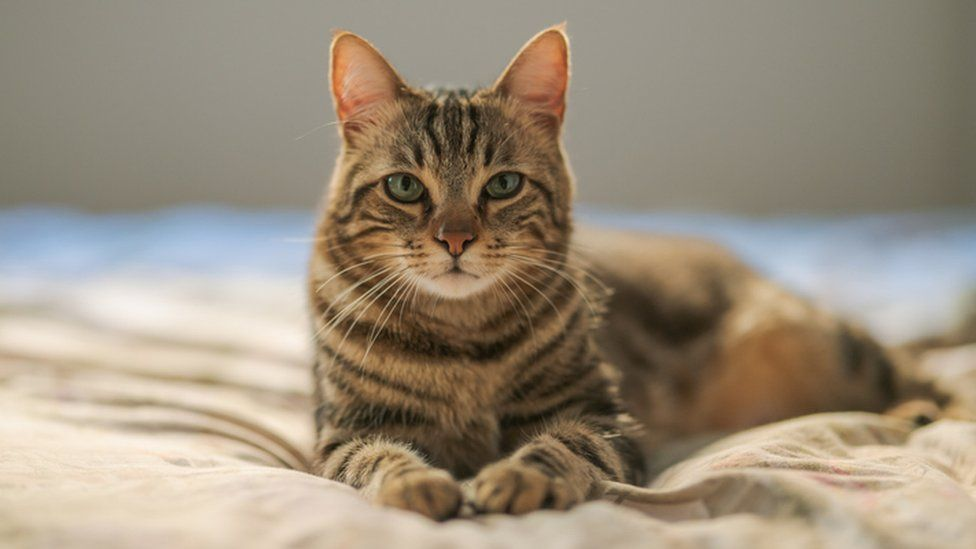
#> input picture data/images/cat.png, 976 x 549 px, found by its file name
$ jupyter execute 1_css_tutorial_intro.ipynb
#> lines starting #> are read from the running program, lines starting #| are printed output that depends on the picture; after the words box and inside, x2 and y2 are one past the last pixel; in counts of white or black regions, pixels touching at a corner belong together
This tutorial covers some introductory material on handling images in Python.

[cell 1]
import cv2
import matplotlib.pyplot as plt
import requests
import numpy as np

We are the using the opencv-python (stands for open-source computer vision) library, imported as `cv2`. It is one of the most popular computer vision libraries in Python, if not the most popular one.

We will first load an image into Python:

[cell 2]
# Get the image from the URL
url = "https://raw.githubusercontent.com/philinew/css_images_audio/main/data/images/cat.png"
resp = requests.get(url, stream=True).raw

# Convert the data to a numpy array and read it into an OpenCV image
image_arr = np.asarray(bytearray(resp.read()), dtype="uint8")
cat_image = cv2.imdecode(image_arr, cv2.IMREAD_COLOR)
#> cat_image is the input picture: shape (549, 976, 3); mean B, G, R 124.7, 142.7, 155.4

[cell 3]
# Show the image in grayscale
# We convert the image to grayscale using cv2.cvtColor
grey_image = cv2.cvtColor(cat_image, cv2.COLOR_BGR2GRAY)
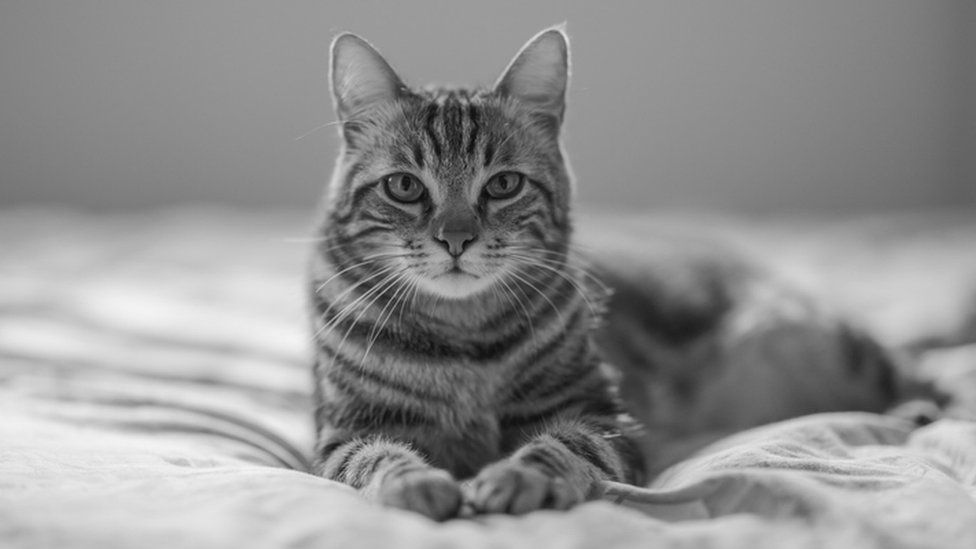
#> grey_image: shape (549, 976); min 3, max 244, mean 144.4

# Display the greyscale image using matplotlib
plt.imshow(grey_image, cmap='gray')
plt.title('Grayscale Image')
# plt.axis('off')
plt.show()

# Inspect the image: What do the values on the axes represent?

[cell 4]
# Let's show the image in color
plt.figure()
plt.imshow(cat_image)
plt.title('Color Image?')
# plt.axis('off')
plt.show()

# Inspect the image: Does it look alright? (Check out the image on Github's file explorer...)

[cell 5]
# In cv2, BGR is h the default color order. matplotlib uses RGB instead.
# That is, matplotlib assumes it reads an image in the channel order RGB, while we actually read it as BGR when we opened it with cv2

# We can deal with this by converting the image to RGB before plotting
rgb_image = cv2.cvtColor(cat_image, cv2.COLOR_BGR2RGB)

[cell 6]
# Display the color image using matplotlib
plt.imshow(rgb_image)
plt.title('Color Image RGB')
plt.show()

# There are many ways to read an image in Python, feel free to experiment (matplotlib, scikit-image, pillow (PIL))

Next, let's experiment with some basic image processing tasks.

[cell 7]
# Let's apply some filters
# Applying a GaussianBlur filter
blurred_image = cv2.GaussianBlur(rgb_image, (15, 15), 0)

# (15,15) is the ksize argument: the size of the Gaussian kernel
# It is a tuple representing the width and height of the kernel
# The values should be odd and can be different from each other
# Quiz question: why should the values be odd?

# Display the blurred image
plt.imshow(blurred_image)
plt.title('Blurred Image')
plt.show()

# You can experiment with bigger and smaller kernel sizes

Any ideas why we would want to blur images for further processing?

Next, let's do some edge detection.

[cell 8]
# Applying edge detection using the Canny method
edges_image = cv2.Canny(rgb_image, 100, 200)
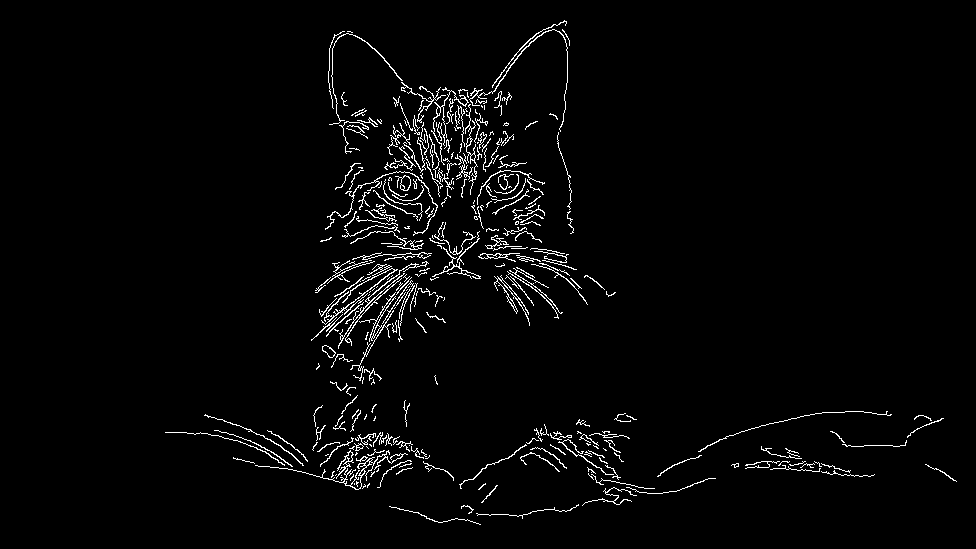
#> edges_image: shape (549, 976); 2.6% white in thin lines or dots, all inside (x1, y1, x2, y2) = (165, 20, 957, 525)

# Display the edge detection image using matplotlib
plt.imshow(edges_image, cmap='gray')
plt.title('Edge Detection Image')
plt.show()

The Canny edge detection method is a combination of different algorithms. The key components are noise reduction (smoothing using a Gaussian filter), gradient calculation (the gradient magnitude and direction of each pixel are calculated, to identify the edges and their orientations), non-maximum suppression (suppress any pixel value which is not on the edge, to thin the edges), and edge tracking by hysteresis (using the two threshold values).

[cell 9]
# The (100,200) argument above shows the gradient magnitude threshold
# Simply put, pixels with magnitudes above the higher value are certainly part of edges ("strong edges"), those below the lower one certainly not
# For those in between (so called "weak edges"), we are checking whether they are connected to strong edges

[cell 10]
# Applying edge detection using the Canny method
edges_image_low = cv2.Canny(rgb_image, 10, 20)
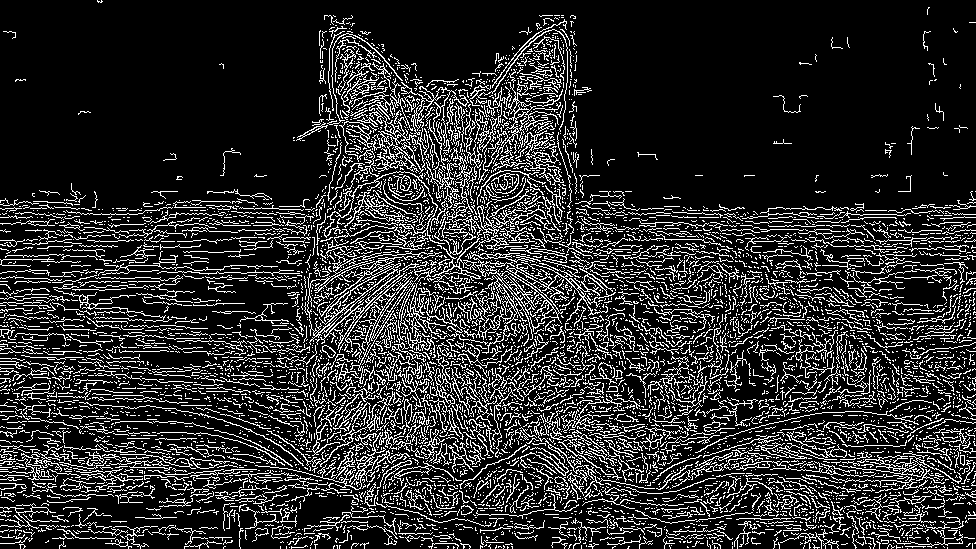
#> edges_image_low: shape (549, 976); 17.2% white in thin lines or dots

# Display the edge detection image using matplotlib
plt.imshow(edges_image_low, cmap='gray')
plt.title('Edge Detection Image (Lower Threshold)')
plt.show()

For which downstream tasks could edge detection be helpful?

For example, edge detection can be one helpful component to identify "Haar-like" features (more on this later). Haar-like features are used in pre-neural net object detection, including face detection. For instance, the Viola-Jones object detection framework uses Haar-like features. Let's try out an implementation of the Viola-Jones algorithm for face detection.

[cell 11]
# First, load an image with a face (faces?) on it

[cell 12]
# Get the image from the URL
url = "https://raw.githubusercontent.com/philinew/css_images_audio/main/data/images/people.jpg"
resp = requests.get(url, stream=True).raw

# Convert the data to a numpy array and read it into an OpenCV image
image_arr = np.asarray(bytearray(resp.read()), dtype="uint8")
people_image = cv2.cvtColor(cv2.imdecode(image_arr, cv2.IMREAD_COLOR), cv2.COLOR_BGR2RGB)
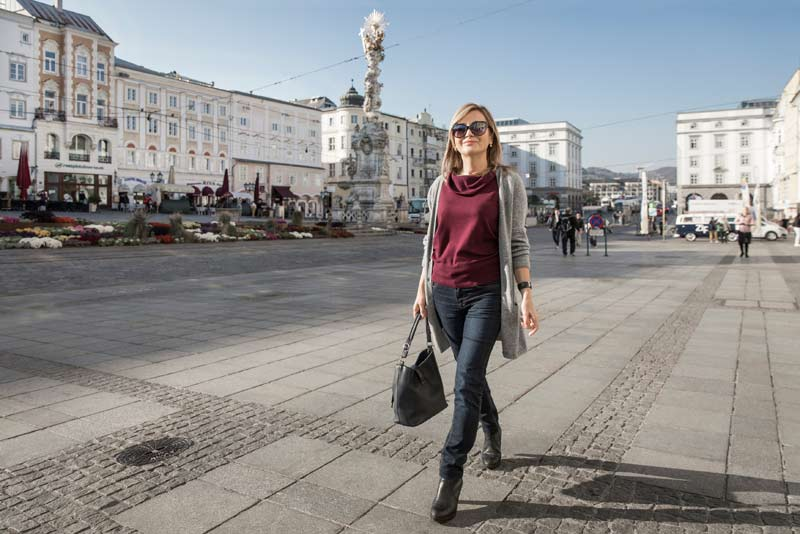
#> input picture data/images/people.jpg, 800 x 534 px, found by its file name
plt.imshow(people_image)

[cell 13]
# Run CascadeClassifier to identify faces in the picture
# Load the pre-trained model for face detection from OpenCV
face_cascade = cv2.CascadeClassifier(cv2.data.haarcascades + 'haarcascade_frontalface_default.xml')

[cell 14]
# Convert the people image to greyscale as the face detection works better on greyscale images
grey_people_image = cv2.cvtColor(people_image, cv2.COLOR_BGR2GRAY)
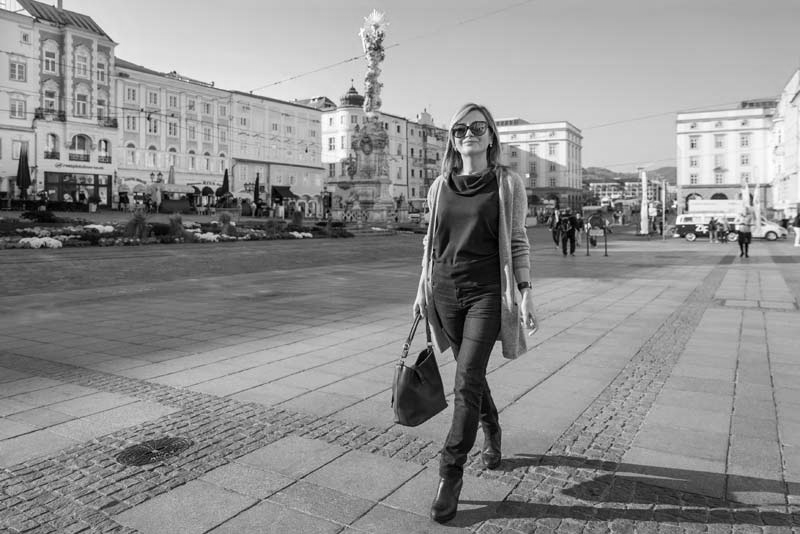
#> grey_people_image: shape (534, 800); min 0, max 255, mean 143.4

[cell 15]
# Run the face detection algorithm
faces = face_cascade.detectMultiScale(grey_people_image, 1.1, 4)
#> faces = ()

# How many faces were detected?
print(len(faces))
#| 0

[cell 16]
# Let's change the parameters for a finer detection resolution
faces_finer = face_cascade.detectMultiScale(grey_people_image, 1.01, 3)
#> faces_finer = [[466, 444, 30, 30], [488, 113, 30, 30], [367, 197, 35, 35], [292, 107, 36, 36], [32, 80, 40, 40], [440, 108, 58, 58], [401, 112, 60, 60], [8, 17, 61, 61]]

# The first parameter is the scale factor; by decreasing the it, the algorithm will use a finer scale to scan through the image, potentially detecting smaller objects
# This comes with higher computational cost and time
# The second parameter is the number of neighbors considered (the number of neighboring rectangles a detection candidate should have to retain it)

# How many faces were detected?
print(len(faces_finer))
#| 8

[cell 17]
# Where could all these faces be?

# Let's draw rectangles around the faces and plot the image
for (x, y, w, h) in faces_finer:
    cv2.rectangle(people_image, (x, y), (x+w, y+h), (255, 0, 0), 2)
#> this loop made 8 passes
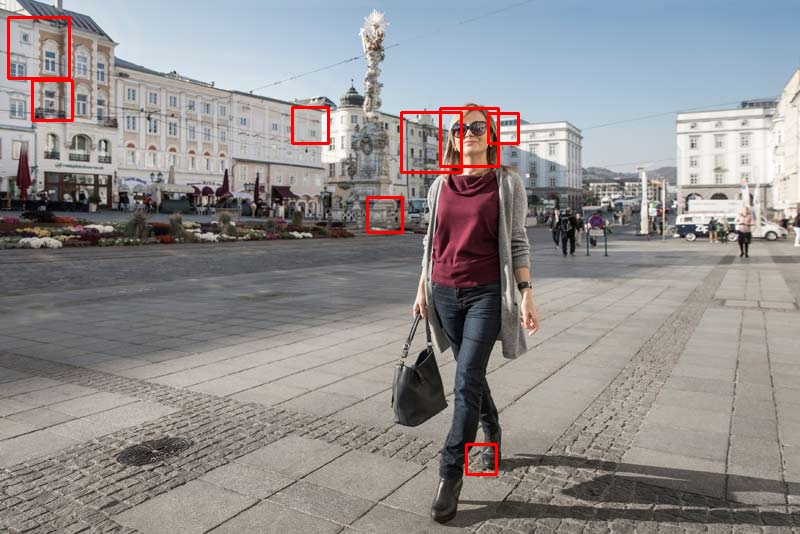
#> people_image: shape (534, 800, 3); mean R, G, B 145.5, 142, 141.7

# Display the image with the rectangles drawn around the faces
plt.imshow(people_image)
plt.title('Face Detection')
plt.axis('off')
plt.show()

# The CascadeClassifier operates on different scales and looks for features that resemble face features such as eyes, nose, and the mouth region
# Sometimes it incorrectly classifies objects as faces -- if they have similar Haar-like features as faces...
